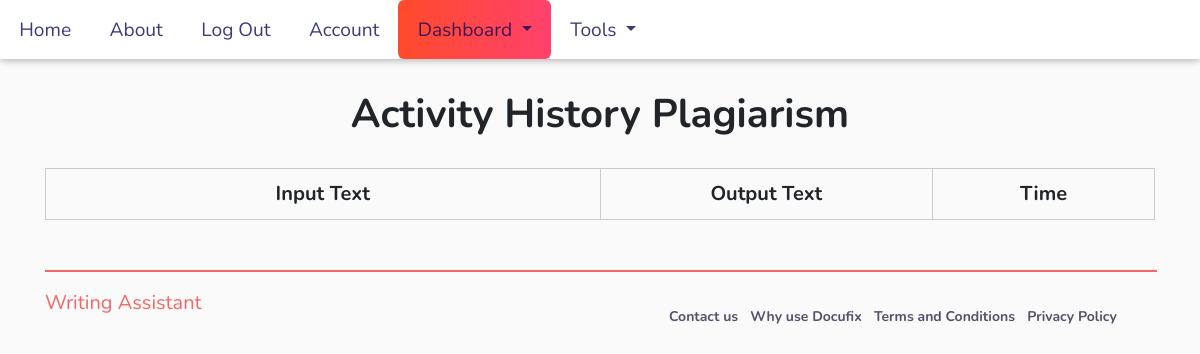
Before: /dashboard/plagiarism (signed in) with the older database file.
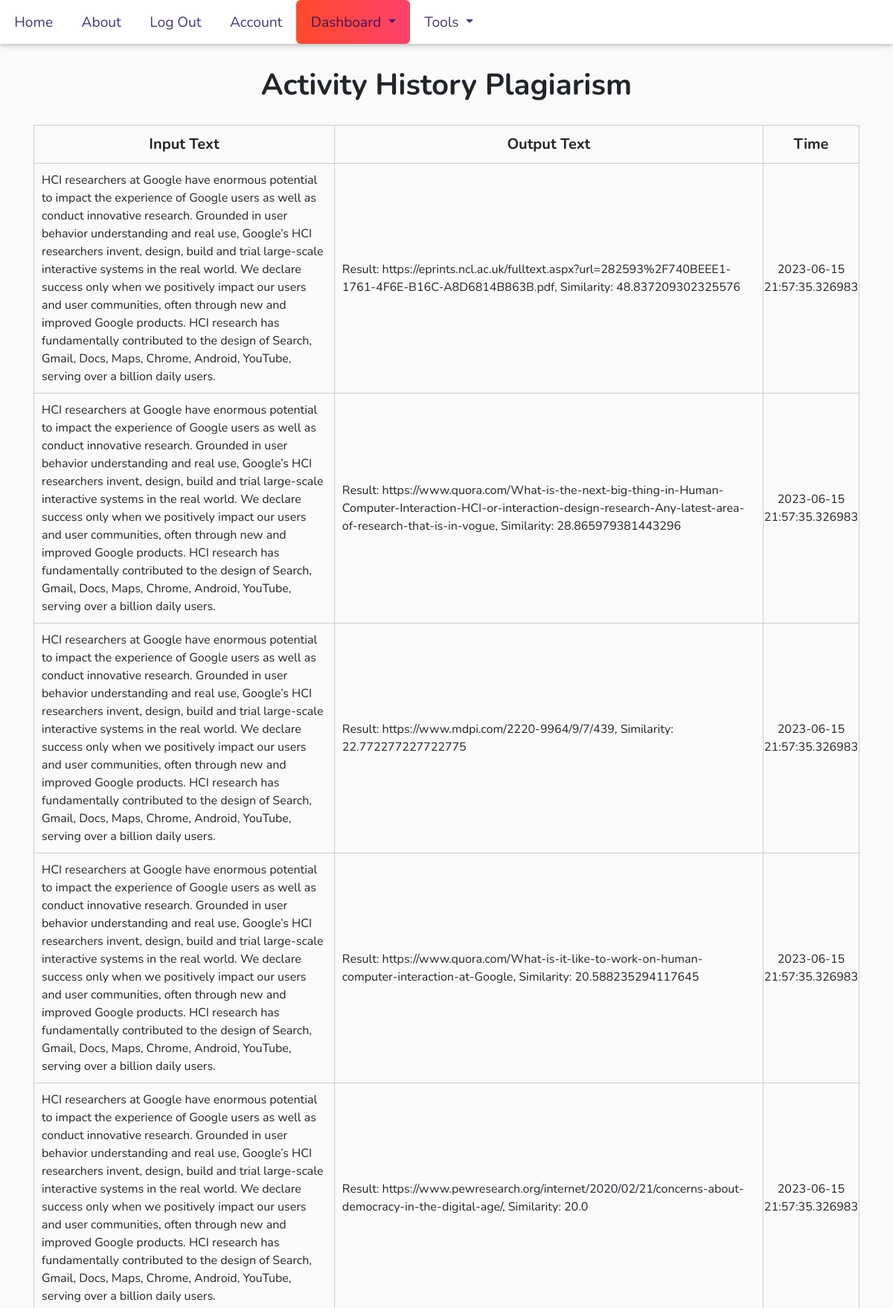
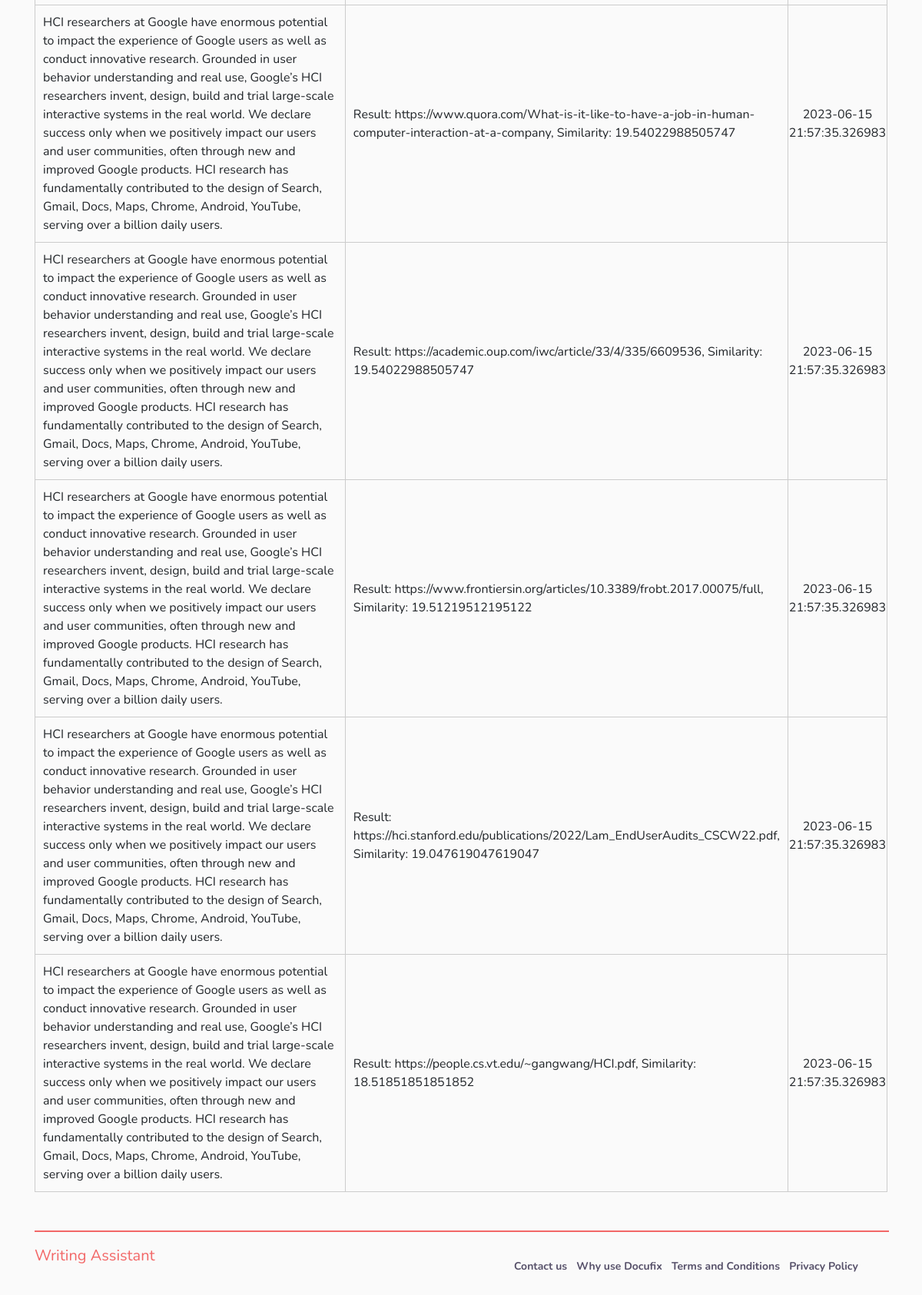
After: the same page with the newer database file (2 pictures, top to bottom).
### application/models.py (models this page shows, shortened)
class Plagiarismcheck(db.Model):
    __tablename__ = 'plagiarism'
    id = db.Column(db.Integer, primary_key=True)
    input_text = db.Column(db.Text, nullable=False)
    output_text = db.Column(db.Text, nullable=False)
    timestamp = db.Column(db.DateTime, default=datetime.utcnow)
    user_id = db.Column(db.Integer, db.ForeignKey('users.id'))
    auth_id = db.Column(db.Integer, db.ForeignKey('auth.id'))

### application/dashboard/views.py (the view)
@dashboard.route('/plagiarism')
@login_required
def plagiarism():
    page = request.args.get('page', 1, type=int)
    user_plagiarism = Plagiarismcheck.query.order_by(Plagiarismcheck.timestamp.desc()).paginate(page=page, per_page=10)
    return render_template('plagiarism_dashboard.html', user_plagiarism = user_plagiarism)

### application/auth/auth_decorator.py (called while the page is built)
def login_required(f):
    @wraps(f)
    def decorated_function(*args, **kwargs):
        if current_user.is_authenticated:
            return f(*args, **kwargs)
        elif 'profile' in session:
            return f(*args, **kwargs)
        else:
            return redirect(url_for("users.login"))
    return decorated_function

### application/models.py (called while the page is built)
@login_manager.user_loader
def load_user(user_id):
    return User.query.get(user_id)

### application/templates/plagiarism_dashboard.html (shortened to what this page needs)
{% extends 'base.html' %}
{% block content %}
<head>
    <link rel="stylesheet" type="text/css" href="../static/css/plagiarism_dashboard.css" />
    <link rel="stylesheet" href="https://cdnjs.cloudflare.com/ajax/libs/font-awesome/4.7.0/css/font-awesome.min.css" />
    <link href="https://unpkg.com/aos@2.3.1/dist/aos.css" rel="stylesheet" />
    <link rel="stylesheet" href="https://stackpath.bootstrapcdn.com/bootstrap/4.3.1/css/bootstrap.min.css"
 />
    <link rel="stylesheet" type="text/css" href="https://stackpath.bootstrapcdn.com/bootstrap/4.3.1/css/bootstrap.min.css"
 />
</head>
  <h1>Activity History Plagiarism</h1>
  <table>
    <thead>
        <tr>
            <th class="input">Input Text</th>
            <th class="output">Output Text</th>
            <th class="time">Time</th>
        </tr>
    </thead>
    <tbody>
        {% for plagiarism in user_plagiarism.items %}
        <tr>
            <td class="input-text">{{ plagiarism.input_text }}</td>
            <td class="output-text">{{ plagiarism.output_text }}</td>
            <td class="time-text">{{ plagiarism.timestamp }}</td>
        </tr>
        {% endfor %}
    </tbody>
</table>
{% endblock %}

### application/templates/base.html (shortened to what this page needs)
<!DOCTYPE html>
<html lang="en" dir="ltr">
  <head>
    <link rel="stylesheet" href="https://maxcdn.bootstrapcdn.com/bootstrap/4.0.0/css/bootstrap.min.css">
    <link rel="stylesheet" type="text/css" href="../static/css/header&footer.css" />
  </head>
  <body>
    <ul class='nav'>
      <li class='nav-item'>
        <a class="nav-link" href="{{url_for('core.index')}}">Home</a>
      </li>
      <li class='nav-item'>
        <a class="nav-link" href="{{url_for('core.info')}}">About</a>
      </li>
      {% if current_user.is_authenticated %}
      <li class='nav-item'>
        <a class="nav-link" href="{{url_for('users.logout')}}">Log Out</a>
      </li>
      <li class='nav-item'>
        <a class="nav-link" href="{{url_for('users.account')}}">Account</a>
      </li>
      <li class="'nav-item dropdown">
        <a class="nav-link dropdown-toggle" href="#" id="navbarDropdownMenuLink" role="button" data-toggle="dropdown" aria-haspopup="true" aria-expanded="false">
          Dashboard
        </a>
      <li class="'nav-item dropdown">
        <a class="nav-link dropdown-toggle" href="#" id="navbarDropdownMenuLink" role="button" data-toggle="dropdown" aria-haspopup="true" aria-expanded="false">
          Tools
        </a>
      {% endif %}
    </ul>
<div style="margin-top: 60px;" class="container">
  {% block content %}
  {% endblock %}
</div>
<footer id="footer">
  <div class="container mt-3"><hr>
    <div class="row">
        <div class="col-sm-6" id="docufix">
            <span>Writing Assistant</span>
        </div>
      <div class="col-sm-6 text-center">
          <ul class="list-inline text-center mt-3 pl-3">
              <li class="list-inline-item">
                <a class="text-center" href="contact.html">Contact us</a>
              </li>
                <li class="list-inline-item">
                <a class="text-center" href="whyuse.html">Why use Docufix</a>
              </li>
                <li class="list-inline-item">
                    <a class="text-center" href="termsOfService.html">Terms and Conditions</a>
                  </li>
              <li class="list-inline-item">
                  <a class="text-center" href="privacy.html">Privacy Policy</a>
              </li>
            </ul>
      </div>
    </div>
  </div>
</footer>
  </body>
</html>

### application/static/css/header&footer.css (style rules this page uses)
* { scroll-behavior: smooth; }
html { box-sizing: border-box; }
body { font-family: 'Nunito' !important; margin: 0; padding: 0; width: 100%; height: 100%; background-color: #fafafa !important; position: relative; }
.nav { box-shadow: 0 2px 5px 0 rgba(0,0,0,0.16), 0 2px 10px 0 rgba(0,0,0,0.12); position: fixed; z-index: 1; width: 100%; background-color: #fff; top: 0; }
.nav-link { border: none; border-radius: 6px; padding: 0.5em 1em !important; }
.nav-link ,.dropdown-item { color: rgba(12, 10, 90, 0.8) !important; font-style: normal; font-size: 1.2em; line-height: 40px; }
#footer { width: 100%; height: 86px; }
#footer ul { margin: 0 auto; }
#docufix > span { color:#F26767; font-size: 20px; }
#footer a { color: rgba(17, 9, 44, 0.7) !important; font-style: normal; font-weight: bold; font-size: 14px !important; line-height: 1.375em; text-decoration: none; }
hr { border: 1px solid #F26767 !important; width: 100%; }

### application/static/css/plagiarism_dashboard.css (style rules this page uses)
h1 { padding-top: 30px !important; text-align: center; font-weight: bold !important; }
.dropdown:nth-child(5) > .dropdown-toggle, .dropdown:nth-child(5) > .dropdown-menu > .dropdown-item:last-child { background: linear-gradient(to right, #FF4B2B, #FF416C); }
table, th, td { border: 1px solid #ccc; margin-top: 30px; }
table { width: 100%; margin-bottom: 50px; }
.input { width: 50%; padding: 10px 0; }
.output { width: 30%; padding: 10px 0; }
.input, .time, .output { font-size: 20px; text-align: center; }
.time-text { text-align: center; }
.output-text, .input-text { padding: 10px; }

Changed rows visible on the page:
added Plagiarismcheck: input_text "HCI researchers at Google have enormous potential to impact the experience of Google users as well as conduct innovative research. Grounded in user behavior understanding and real use, Google’s HCI researchers invent, design, build and trial large-scale interactive systems in the real world. We declare success only when we positively impact our users and user communities, often through new and improved Google products. HCI research has fundamentally contributed to the design of Search, Gmail, Docs, Maps, Chrome, Android, YouTube, serving over a billion daily users.", output_text "Result: https://eprints.ncl.ac.uk/fulltext.aspx?url=282593%2F740BEEE1-1761-4F6E-B16C-A8D6814B863B.pdf, Similarity: 48.837209302325576", timestamp "2023-06-15 21:57:35.326983"
added Plagiarismcheck: input_text "HCI researchers at Google have enormous potential to impact the experience of Google users as well as conduct innovative research. Grounded in user behavior understanding and real use, Google’s HCI researchers invent, design, build and trial large-scale interactive systems in the real world. We declare success only when we positively impact our users and user communities, often through new and improved Google products. HCI research has fundamentally contributed to the design of Search, Gmail, Docs, Maps, Chrome, Android, YouTube, serving over a billion daily users.", output_text "Result: https://www.quora.com/What-is-the-next-big-thing-in-Human-Computer-Interaction-HCI-or-interaction-design-research-Any-latest-area-of-research-that-is-in-vogue, Similarity: 28.865979381443296", timestamp "2023-06-15 21:57:35.326983"
added Plagiarismcheck: input_text "HCI researchers at Google have enormous potential to impact the experience of Google users as well as conduct innovative research. Grounded in user behavior understanding and real use, Google’s HCI researchers invent, design, build and trial large-scale interactive systems in the real world. We declare success only when we positively impact our users and user communities, often through new and improved Google products. HCI research has fundamentally contributed to the design of Search, Gmail, Docs, Maps, Chrome, Android, YouTube, serving over a billion daily users.", output_text "Result: https://www.mdpi.com/2220-9964/9/7/439, Similarity: 22.772277227722775", timestamp "2023-06-15 21:57:35.326983"
added Plagiarismcheck: input_text "HCI researchers at Google have enormous potential to impact the experience of Google users as well as conduct innovative research. Grounded in user behavior understanding and real use, Google’s HCI researchers invent, design, build and trial large-scale interactive systems in the real world. We declare success only when we positively impact our users and user communities, often through new and improved Google products. HCI research has fundamentally contributed to the design of Search, Gmail, Docs, Maps, Chrome, Android, YouTube, serving over a billion daily users.", output_text "Result: https://www.quora.com/What-is-it-like-to-work-on-human-computer-interaction-at-Google, Similarity: 20.588235294117645", timestamp "2023-06-15 21:57:35.326983"
added Plagiarismcheck: input_text "HCI researchers at Google have enormous potential to impact the experience of Google users as well as conduct innovative research. Grounded in user behavior understanding and real use, Google’s HCI researchers invent, design, build and trial large-scale interactive systems in the real world. We declare success only when we positively impact our users and user communities, often through new and improved Google products. HCI research has fundamentally contributed to the design of Search, Gmail, Docs, Maps, Chrome, Android, YouTube, serving over a billion daily users.", output_text "Result: https://www.pewresearch.org/internet/2020/02/21/concerns-about-democracy-in-the-digital-age/, Similarity: 20.0", timestamp "2023-06-15 21:57:35.326983"
added Plagiarismcheck: input_text "HCI researchers at Google have enormous potential to impact the experience of Google users as well as conduct innovative research. Grounded in user behavior understanding and real use, Google’s HCI researchers invent, design, build and trial large-scale interactive systems in the real world. We declare success only when we positively impact our users and user communities, often through new and improved Google products. HCI research has fundamentally contributed to the design of Search, Gmail, Docs, Maps, Chrome, Android, YouTube, serving over a billion daily users.", output_text "Result: https://www.quora.com/What-is-it-like-to-have-a-job-in-human-computer-interaction-at-a-company, Similarity: 19.54022988505747", timestamp "2023-06-15 21:57:35.326983"
added Plagiarismcheck: input_text "HCI researchers at Google have enormous potential to impact the experience of Google users as well as conduct innovative research. Grounded in user behavior understanding and real use, Google’s HCI researchers invent, design, build and trial large-scale interactive systems in the real world. We declare success only when we positively impact our users and user communities, often through new and improved Google products. HCI research has fundamentally contributed to the design of Search, Gmail, Docs, Maps, Chrome, Android, YouTube, serving over a billion daily users.", output_text "Result: https://academic.oup.com/iwc/article/33/4/335/6609536, Similarity: 19.54022988505747", timestamp "2023-06-15 21:57:35.326983"
added Plagiarismcheck: input_text "HCI researchers at Google have enormous potential to impact the experience of Google users as well as conduct innovative research. Grounded in user behavior understanding and real use, Google’s HCI researchers invent, design, build and trial large-scale interactive systems in the real world. We declare success only when we positively impact our users and user communities, often through new and improved Google products. HCI research has fundamentally contributed to the design of Search, Gmail, Docs, Maps, Chrome, Android, YouTube, serving over a billion daily users.", output_text "Result: https://www.frontiersin.org/articles/10.3389/frobt.2017.00075/full, Similarity: 19.51219512195122", timestamp "2023-06-15 21:57:35.326983"
added Plagiarismcheck: input_text "HCI researchers at Google have enormous potential to impact the experience of Google users as well as conduct innovative research. Grounded in user behavior understanding and real use, Google’s HCI researchers invent, design, build and trial large-scale interactive systems in the real world. We declare success only when we positively impact our users and user communities, often through new and improved Google products. HCI research has fundamentally contributed to the design of Search, Gmail, Docs, Maps, Chrome, Android, YouTube, serving over a billion daily users.", output_text "Result: https://hci.stanford.edu/publications/2022/Lam_EndUserAudits_CSCW22.pdf, Similarity: 19.047619047619047", timestamp "2023-06-15 21:57:35.326983"
added Plagiarismcheck: input_text "HCI researchers at Google have enormous potential to impact the experience of Google users as well as conduct innovative research. Grounded in user behavior understanding and real use, Google’s HCI researchers invent, design, build and trial large-scale interactive systems in the real world. We declare success only when we positively impact our users and user communities, often through new and improved Google products. HCI research has fundamentally contributed to the design of Search, Gmail, Docs, Maps, Chrome, Android, YouTube, serving over a billion daily users.", output_text "Result: https://people.cs.vt.edu/~gangwang/HCI.pdf, Similarity: 18.51851851851852", timestamp "2023-06-15 21:57:35.326983"
